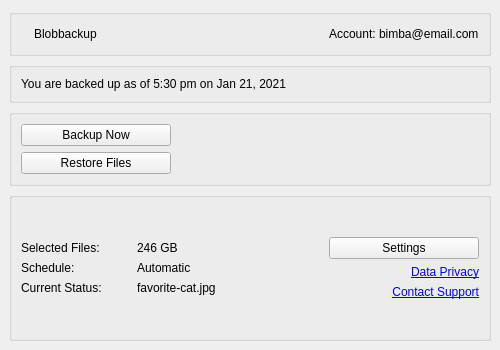
<?xml version="1.0" encoding="UTF-8"?>
<ui version="4.0">
 <class>MainWindow</class>
 <widget class="QMainWindow" name="MainWindow">
  <property name="geometry">
   <rect>
    <x>0</x>
    <y>0</y>
    <width>500</width>
    <height>350</height>
   </rect>
  </property>
  <property name="minimumSize">
   <size>
    <width>500</width>
    <height>350</height>
   </size>
  </property>
  <property name="windowTitle">
   <string>Blobbackup Control Panel</string>
  </property>
  <widget class="QWidget" name="centralwidget">
   <layout class="QVBoxLayout" name="verticalLayout">
    <item>
     <widget class="QGroupBox" name="groupBox_3">
      <property name="title">
       <string/>
      </property>
      <layout class="QHBoxLayout" name="horizontalLayout_4">
       <item>
        <widget class="QLabel" name="logo_label">
         <property name="text">
          <string/>
         </property>
        </widget>
       </item>
       <item>
        <widget class="QLabel" name="label_2">
         <property name="text">
          <string>Blobbackup</string>
         </property>
        </widget>
       </item>
       <item>
        <spacer name="horizontalSpacer">
         <property name="orientation">
          <enum>Qt::Horizontal</enum>
         </property>
         <property name="sizeHint" stdset="0">
          <size>
           <width>40</width>
           <height>20</height>
          </size>
         </property>
        </spacer>
       </item>
       <item>
        <widget class="QLabel" name="email_label">
         <property name="text">
          <string>Account: bimba@email.com</string>
         </property>
        </widget>
       </item>
      </layout>
     </widget>
    </item>
    <item>
     <widget class="QGroupBox" name="groupBox">
      <property name="title">
       <string/>
      </property>
      <layout class="QHBoxLayout" name="horizontalLayout_2">
       <item>
        <widget class="QLabel" name="last_backed_up_label">
         <property name="text">
          <string>You are backed up as of 5:30 pm on Jan 21, 2021</string>
         </property>
        </widget>
       </item>
      </layout>
     </widget>
    </item>
    <item>
     <widget class="QGroupBox" name="groupBox_2">
      <property name="title">
       <string/>
      </property>
      <layout class="QHBoxLayout" name="horizontalLayout_3">
       <item>
        <layout class="QVBoxLayout" name="verticalLayout_2">
         <item>
          <widget class="QPushButton" name="backup_now_button">
           <property name="minimumSize">
            <size>
             <width>150</width>
             <height>0</height>
            </size>
           </property>
           <property name="text">
            <string>Backup Now</string>
           </property>
          </widget>
         </item>
         <item>
          <widget class="QPushButton" name="restore_button">
           <property name="minimumSize">
            <size>
             <width>150</width>
             <height>0</height>
            </size>
           </property>
           <property name="text">
            <string>Restore Files</string>
           </property>
          </widget>
         </item>
        </layout>
       </item>
       <item>
        <spacer name="horizontalSpacer_2">
         <property name="orientation">
          <enum>Qt::Horizontal</enum>
         </property>
         <property name="sizeHint" stdset="0">
          <size>
           <width>40</width>
           <height>20</height>
          </size>
         </property>
        </spacer>
       </item>
       <item>
        <widget class="QLabel" name="computer_label">
         <property name="text">
          <string/>
         </property>
        </widget>
       </item>
       <item>
        <widget class="QLabel" name="arrow_label">
         <property name="minimumSize">
          <size>
           <width>64</width>
           <height>0</height>
          </size>
         </property>
         <property name="text">
          <string/>
         </property>
         <property name="alignment">
          <set>Qt::AlignCenter</set>
         </property>
        </widget>
       </item>
       <item>
        <widget class="QLabel" name="cloud_label">
         <property name="minimumSize">
          <size>
           <width>64</width>
           <height>0</height>
          </size>
         </property>
         <property name="text">
          <string/>
         </property>
        </widget>
       </item>
      </layout>
     </widget>
    </item>
    <item>
     <widget class="QGroupBox" name="groupBox_4">
      <property name="title">
       <string/>
      </property>
      <layout class="QHBoxLayout" name="horizontalLayout">
       <item>
        <layout class="QVBoxLayout" name="verticalLayout_3">
         <item>
          <spacer name="verticalSpacer">
           <property name="orientation">
            <enum>Qt::Vertical</enum>
           </property>
           <property name="sizeHint" stdset="0">
            <size>
             <width>20</width>
             <height>40</height>
            </size>
           </property>
          </spacer>
         </item>
         <item>
          <layout class="QHBoxLayout" name="horizontalLayout_8">
           <item>
            <widget class="QLabel" name="label_3">
             <property name="minimumSize">
              <size>
               <width>110</width>
               <height>0</height>
              </size>
             </property>
             <property name="maximumSize">
              <size>
               <width>110</width>
               <height>16777215</height>
              </size>
             </property>
             <property name="text">
              <string>Selected Files:</string>
             </property>
             <property name="alignment">
              <set>Qt::AlignLeading|Qt::AlignLeft|Qt::AlignVCenter</set>
             </property>
            </widget>
           </item>
           <item>
            <widget class="QLabel" name="selected_for_backup_label">
             <property name="text">
              <string>246 GB </string>
             </property>
            </widget>
           </item>
          </layout>
         </item>
         <item>
          <layout class="QHBoxLayout" name="horizontalLayout_9">
           <item>
            <widget class="QLabel" name="label_4">
             <property name="minimumSize">
              <size>
               <width>110</width>
               <height>0</height>
              </size>
             </property>
             <property name="maximumSize">
              <size>
               <width>110</width>
               <height>16777215</height>
              </size>
             </property>
             <property name="text">
              <string>Schedule:</string>
             </property>
             <property name="alignment">
              <set>Qt::AlignLeading|Qt::AlignLeft|Qt::AlignVCenter</set>
             </property>
            </widget>
           </item>
           <item>
            <widget class="QLabel" name="backup_schedule_label">
             <property name="text">
              <string>Automatic</string>
             </property>
            </widget>
           </item>
          </layout>
         </item>
         <item>
          <layout class="QHBoxLayout" name="horizontalLayout_7">
           <item>
            <widget class="QLabel" name="label_5">
             <property name="minimumSize">
              <size>
               <width>110</width>
               <height>0</height>
              </size>
             </property>
             <property name="maximumSize">
              <size>
               <width>110</width>
               <height>16777215</height>
              </size>
             </property>
             <property name="text">
              <string>Current Status:</string>
             </property>
             <property name="alignment">
              <set>Qt::AlignLeading|Qt::AlignLeft|Qt::AlignVCenter</set>
             </property>
            </widget>
           </item>
           <item>
            <widget class="QLabel" name="current_status_label">
             <property name="text">
              <string>favorite-cat.jpg</string>
             </property>
            </widget>
           </item>
          </layout>
         </item>
         <item>
          <spacer name="verticalSpacer_2">
           <property name="orientation">
            <enum>Qt::Vertical</enum>
           </property>
           <property name="sizeHint" stdset="0">
            <size>
             <width>20</width>
             <height>40</height>
            </size>
           </property>
          </spacer>
         </item>
        </layout>
       </item>
       <item>
        <spacer name="horizontalSpacer_3">
         <property name="orientation">
          <enum>Qt::Horizontal</enum>
         </property>
         <property name="sizeHint" stdset="0">
          <size>
           <width>40</width>
           <height>20</height>
          </size>
         </property>
        </spacer>
       </item>
       <item>
        <layout class="QVBoxLayout" name="verticalLayout_4">
         <item>
          <spacer name="verticalSpacer_3">
           <property name="orientation">
            <enum>Qt::Vertical</enum>
           </property>
           <property name="sizeHint" stdset="0">
            <size>
             <width>20</width>
             <height>40</height>
            </size>
           </property>
          </spacer>
         </item>
         <item>
          <widget class="QPushButton" name="settings_button">
           <property name="minimumSize">
            <size>
             <width>150</width>
             <height>0</height>
            </size>
           </property>
           <property name="text">
            <string>Settings</string>
           </property>
          </widget>
         </item>
         <item>
          <widget class="QLabel" name="privacy_label">
           <property name="text">
            <string>&lt;html&gt;&lt;head/&gt;&lt;body&gt;&lt;p&gt;&lt;a href=&quot;https://blobbackup.com&quot;&gt;&lt;span style=&quot; text-decoration: underline; color:#0000ff;&quot;&gt;Data Privacy&lt;/span&gt;&lt;/a&gt;&lt;/p&gt;&lt;/body&gt;&lt;/html&gt;</string>
           </property>
           <property name="textFormat">
            <enum>Qt::RichText</enum>
           </property>
           <property name="alignment">
            <set>Qt::AlignRight|Qt::AlignTrailing|Qt::AlignVCenter</set>
           </property>
          </widget>
         </item>
         <item>
          <widget class="QLabel" name="support_label">
           <property name="text">
            <string>&lt;html&gt;&lt;head/&gt;&lt;body&gt;&lt;p&gt;&lt;a href=&quot;https://blobbackup.com&quot;&gt;&lt;span style=&quot; text-decoration: underline; color:#0000ff;&quot;&gt;Contact Support&lt;/span&gt;&lt;/a&gt;&lt;/p&gt;&lt;/body&gt;&lt;/html&gt;</string>
           </property>
           <property name="textFormat">
            <enum>Qt::RichText</enum>
           </property>
           <property name="alignment">
            <set>Qt::AlignRight|Qt::AlignTrailing|Qt::AlignVCenter</set>
           </property>
          </widget>
         </item>
         <item>
          <spacer name="verticalSpacer_4">
           <property name="orientation">
            <enum>Qt::Vertical</enum>
           </property>
           <property name="sizeHint" stdset="0">
            <size>
             <width>20</width>
             <height>40</height>
            </size>
           </property>
          </spacer>
         </item>
        </layout>
       </item>
      </layout>
     </widget>
    </item>
   </layout>
  </widget>
 </widget>
 <resources/>
 <connections/>
</ui>
